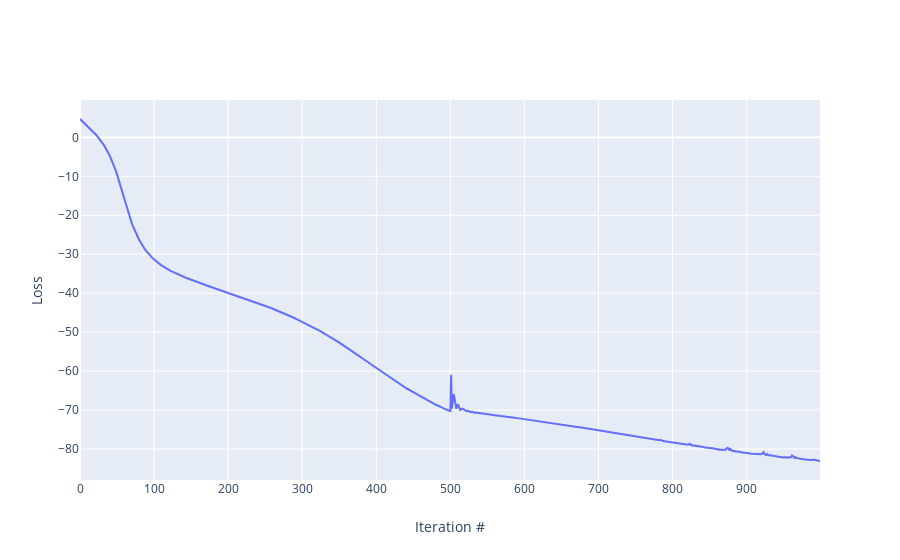

The notebook cell saved with this chart:
### Markdown cell above
## Visualize results
### View loss as a function of iteration steps
Training should proceed until the loss approximately levels out.

### Code cell
fig = go.Figure() # plotly reference: https://plot.ly/python/line-charts/
fig.add_trace(go.Scatter(x=np.arange(len(losses)), y=losses,
                    mode='lines',
                    name='lines'))
# Edit the layout
fig.update_layout(yaxis_title='Loss',
                   xaxis_title='Iteration #')

### Figure 1 — Plotly figure (JSON) as saved in the notebook; plotly's stock layout.template omitted (floating-point values rounded to 4 significant figures; data arrays with more than 128 entries replaced by an {"elided": "..."} marker saying what was removed)
{"data": [{"mode": "lines", "name": "lines", "type": "scatter", "x": {"elided": "1000 int values"}, "y": {"elided": "1000 float values"}}], "layout": {"xaxis": {"title": {"text": "Iteration #"}}, "yaxis": {"title": {"text": "Loss"}}}}
